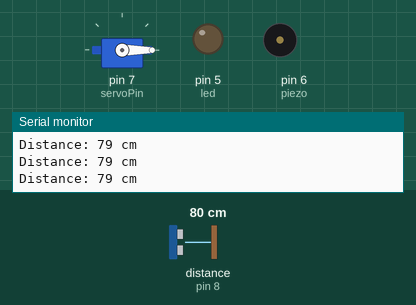
Simulated run of this sketch. Board: Arduino Uno, built with avr-gcc and run on an emulated ATmega328P. Shown: servo, output pins drawn as LEDs (lit = HIGH), buzzer (waves = sounding), the last lines printed to the serial monitor. Wiring (inferred from the names in the program): ultrasonic range finder: trigger pin 9; echo pin 8. The inputs (shaded band) are chosen by the test bench; at power-on: distance to the obstacle (sensor on pin 8) 80 cm. The echo pulse lasts 58.3 µs per cm; pins used as bus, display or sensor lines are not drawn.

Above: at 1.2 s.
1.3 s: distance to the obstacle (sensor on pin 8) set to 22 cm
2.8 s: distance to the obstacle (sensor on pin 8) set to 18 cm
At 3.3 s:
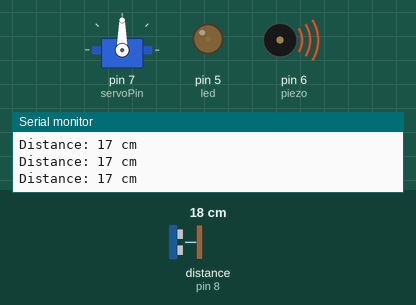
4.4 s: distance to the obstacle (sensor on pin 8) set to 23 cm
At 5.5 s:
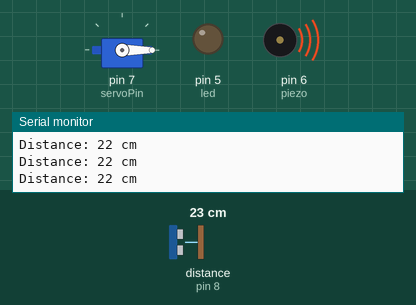
7.3 s: distance to the obstacle (sensor on pin 8) set to 2 cm
At 8.5 s:
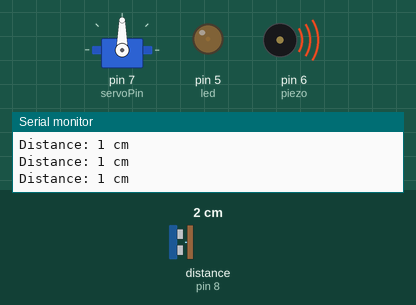
8.8 s: distance to the obstacle (sensor on pin 8) set to 60 cm
At 11.3 s:
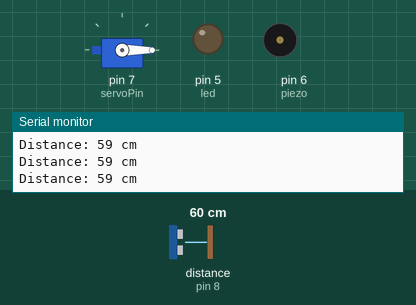
Timing chart, 0 to 12.7 s (numbered marks = the images above; inputs shaded):
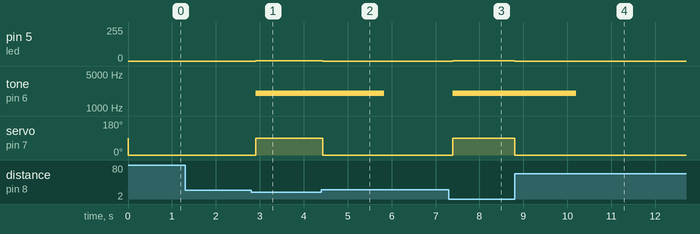

The sketch:

Mice-Trap-2000.ino
```cpp
#include <Servo.h>

#define trigPin 9 // Pin connected to the trigger pin on the ultrasonic sensor
#define echoPin 8 // Pin connected to the echo pin on the ultrasonic sensor
#define servoPin 7 // Pin connected to the servo
#define led 5
#define piezo 6

Servo myServo;

void setup() {
  Serial.begin(9600); // Initialize serial communication at 9600 baud
  pinMode(trigPin, OUTPUT); // Set trigger pin as output
  pinMode(echoPin, INPUT); // Set echo pin as input
  myServo.attach(servoPin); // Attach the servo to its pin
}

void loop() {
  long duration, distance;

  // Clear the trigger pin
  digitalWrite(trigPin, LOW);
  delayMicroseconds(2);

  // Send a 10 microsecond pulse to the trigger pin
  digitalWrite(trigPin, HIGH);
  delayMicroseconds(10);
  digitalWrite(trigPin, LOW);

  // Measure the duration of the echo pulse
  duration = pulseIn(echoPin, HIGH);

  // Calculate the distance in centimeters
  distance = duration * 0.034 / 2;

  // Print the distance to the serial monitor
  Serial.print("Distance: ");
  Serial.print(distance);
  Serial.println(" cm");

  // If an object is within 20 cm, move the servo
  if (distance < 20) {
    myServo.write(90); // Move the servo to 90 degrees
    analogWrite(led,HIGH);
    tone(piezo,2000,1500);
  } else {
    myServo.write(0);
    analogWrite(led,LOW);
  }

  delay(100); // Wait for 100 milliseconds before the next reading
}
```

Measured:
- the behaviour switches between 21 and 20 cm on distance to the obstacle (sensor on pin 8) (found by bisection; images 0 and 1)
- after the input at 2.8 s, pin 5 (led): 0/255 → 1/255 after 0.10 s; tone on pin 6 (piezo): silent → 2000 Hz after 0.10 s; servo on pin 7 (servoPin): 0° → 90° after 0.10 s
- after the input at 4.4 s, pin 5 (led): 1/255 → 0/255 at once; tone on pin 6 (piezo): 2000 Hz → silent after 1.4 s; servo on pin 7 (servoPin): 90° → 0° at once
- after the input at 7.3 s, pin 5 (led): 0/255 → 1/255 after 0.09 s; tone on pin 6 (piezo): silent → 2000 Hz after 0.09 s; servo on pin 7 (servoPin): 0° → 90° after 0.09 s
- after the input at 8.8 s, pin 5 (led): 1/255 → 0/255 at once; tone on pin 6 (piezo): 2000 Hz → silent after 1.4 s; servo on pin 7 (servoPin): 90° → 0° at once
